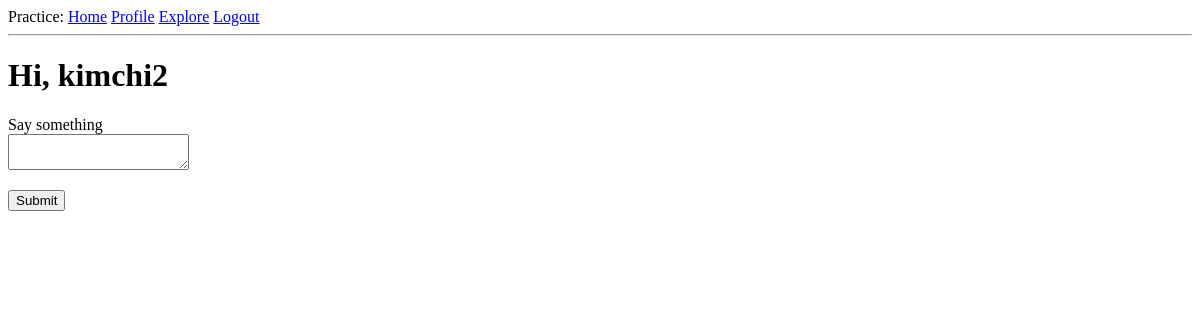
The page /index (signed in) on the database as committed earlier.
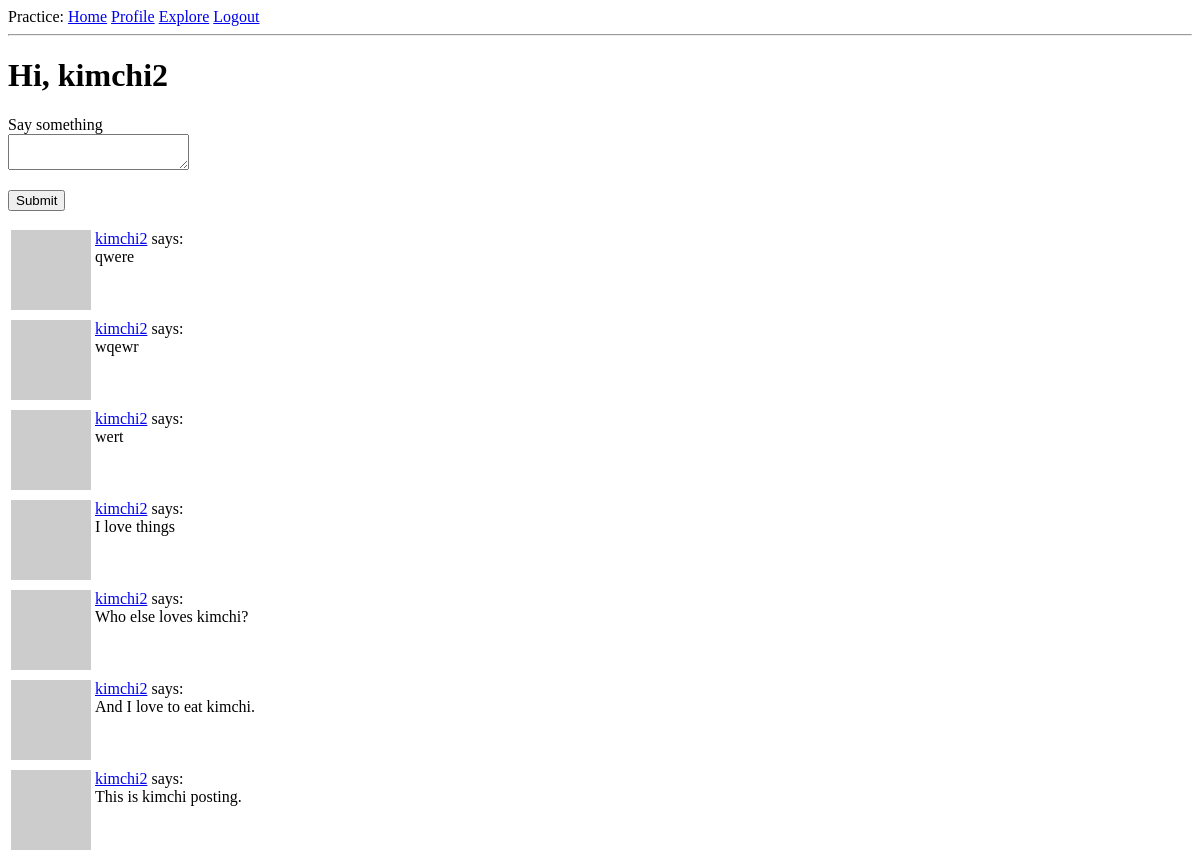
The same page on the database as committed later.
### app/models.py (models this page shows, shortened)
class User(UserMixin, db.Model):
    id: so.Mapped[int] = so.mapped_column(primary_key=True)
    username: so.Mapped[str] = so.mapped_column(sa.String(64), index=True, unique=True)
    email: so.Mapped[str] = so.mapped_column(sa.String(120), index=True, unique=True)
    password_hash: so.Mapped[Optional[str]] = so.mapped_column(sa.String(256))
    about_me: so.Mapped[Optional[str]] = so.mapped_column(sa.String(140))
    last_seen: so.Mapped[Optional[datetime]] = so.mapped_column(
        default=lambda: datetime.now(timezone.utc)
    )
    def avatar(self, size):
        digest = md5(self.email.lower().encode("utf-8")).hexdigest()
        return f"https://www.gravatar.com/avatar/{digest}?d=identicon&s={size}"
    posts: so.WriteOnlyMapped["Post"] = so.relationship(back_populates="author")
    following: so.WriteOnlyMapped["User"] = so.relationship(
        secondary=followers,
        primaryjoin=(followers.c.follower_id == id),
        secondaryjoin=(followers.c.followed_id == id),
        back_populates="followers",
    )
    followers: so.WriteOnlyMapped["User"] = so.relationship(
        secondary=followers,
        primaryjoin=(followers.c.followed_id == id),
        secondaryjoin=(followers.c.follower_id == id),
        back_populates="following",
    )
    def following_posts(self):
        Author = so.aliased(User)
        Follower = so.aliased(User)
        return (
            sa.select(Post)
            .join(Post.author.of_type(Author))
            .join(
                Author.followers.of_type(Follower),
                isouter=True,
            )
            .where(sa.or_(Follower.id == self.id, Author.id == self.id))
            .group_by(Post)
            .order_by(Post.timestamp.desc())
        )

class Post(db.Model):
    id: so.Mapped[int] = so.mapped_column(primary_key=True)
    body: so.Mapped[str] = so.mapped_column(sa.String(140))
    timestamp: so.Mapped[datetime] = so.mapped_column(
        index=True, default=lambda: datetime.now(timezone.utc)
    )
    user_id: so.Mapped[int] = so.mapped_column(sa.ForeignKey(User.id), index=True)
    author: so.Mapped[User] = so.relationship(back_populates="posts")

### app/routes.py (the view)
@app.route("/", methods=["GET", "POST"])
@app.route("/index", methods=["GET", "POST"])
@login_required
def index():
    form = PostForm()
    if form.validate_on_submit():
        post = Post(body=form.post.data, author=current_user)
        db.session.add(post)
        db.session.commit()
        flash("Your post is now live!")
        return redirect(url_for("index"))
    if request.method == "POST" and not form.validate():
        print(form.errors)
        for field, errors in form.errors.items():
            for error in errors:
                flash(f"Error in {field}: {error}", "danger")
    page = request.args.get("page", 1, type=int)
    posts = db.paginate(
        current_user.following_posts(),
        page=page,
        per_page=app.config["POSTS_PER_PAGE"],
        error_out=False,
    )
    next_url = url_for("index", page=posts.next_num) if posts.has_next else None
    prev_url = url_for("index", page=posts.prev_num) if posts.has_prev else None
    return render_template(
        "index.html",
        title="Home",
        form=form,
        posts=posts.items,
        next_url=next_url,
        prev_url=prev_url,
    )

### app/forms.py
class PostForm(FlaskForm):
    post = TextAreaField(
        "Say something", validators=[DataRequired(), Length(min=1, max=140)]
    )
    submit = SubmitField("Submit")

### app/models.py (called while the page is built)
@login.user_loader
def load_user(id):
    return db.session.get(User, int(id))

### app/routes.py (called while the page is built)
@app.before_request
def before_request():
    if current_user.is_authenticated:
        current_user.last_seen = datetime.now(timezone.utc)
        db.session.commit()

### app/templates/index.html (shortened to what this page needs)
{% extends "base.html" %}
{% block content %}
    <h1>Hi, {{ current_user.username }}</h1>
    {% if form %}
        <form action="" method="post">
            <p>
                {{ form.post.label }}
                <br>
                {{ form. post(col=32, row=4) }}
                <br>
            </p>
            <p>{{ form.submit() }}</p>
        </form>
    {% endif %}
    {% for post in posts %}
        {% include "_post.html" %}
    {% endfor %}
{% endblock %}

### app/templates/base.html (shortened to what this page needs)
<!DOCTYPE html>
<html lang="en">
    <head>
    </head>
    <body>
        <div>
            Practice:
            <a href="{{ url_for("index") }}">Home</a>
            {% if current_user.is_anonymous %}
                <a href="{{ url_for("login") }}">Login</a>
            {% else %}
                <a href="{{ url_for("user", username=current_user.username) }}">Profile</a>
                <a href="{{ url_for("explore") }}">Explore</a>
                <a href="{{ url_for("logout") }}">Logout</a>
            {% endif %}
        </div>
        <hr />
        {% block content %}{% endblock %}
    </body>
</html>

### app/templates/_post.html
<table>
    <tr valign="top">
        <td>
            <img alt="kimchi" src="{{ post.author.avatar(36) }}">
        </td>
        <td>
            <a href="{{ url_for("user", username=post.author.username) }}">{{ post.author.username }}</a> says:
            <br>
            {{ post.body }}
        </td>
    </tr>
</table>

Rows that differ between the two databases and show on the page:
added Post: author.username "kimchi2", body "qwere"
added Post: author.username "kimchi2", body "wqewr"
added Post: author.username "kimchi2", body "wert"
added Post: author.username "kimchi2", body "I love things"
added Post: author.username "kimchi2", body "Who else loves kimchi?"
added Post: author.username "kimchi2", body "And I love to eat kimchi."
added Post: author.username "kimchi2", body "This is kimchi posting."
